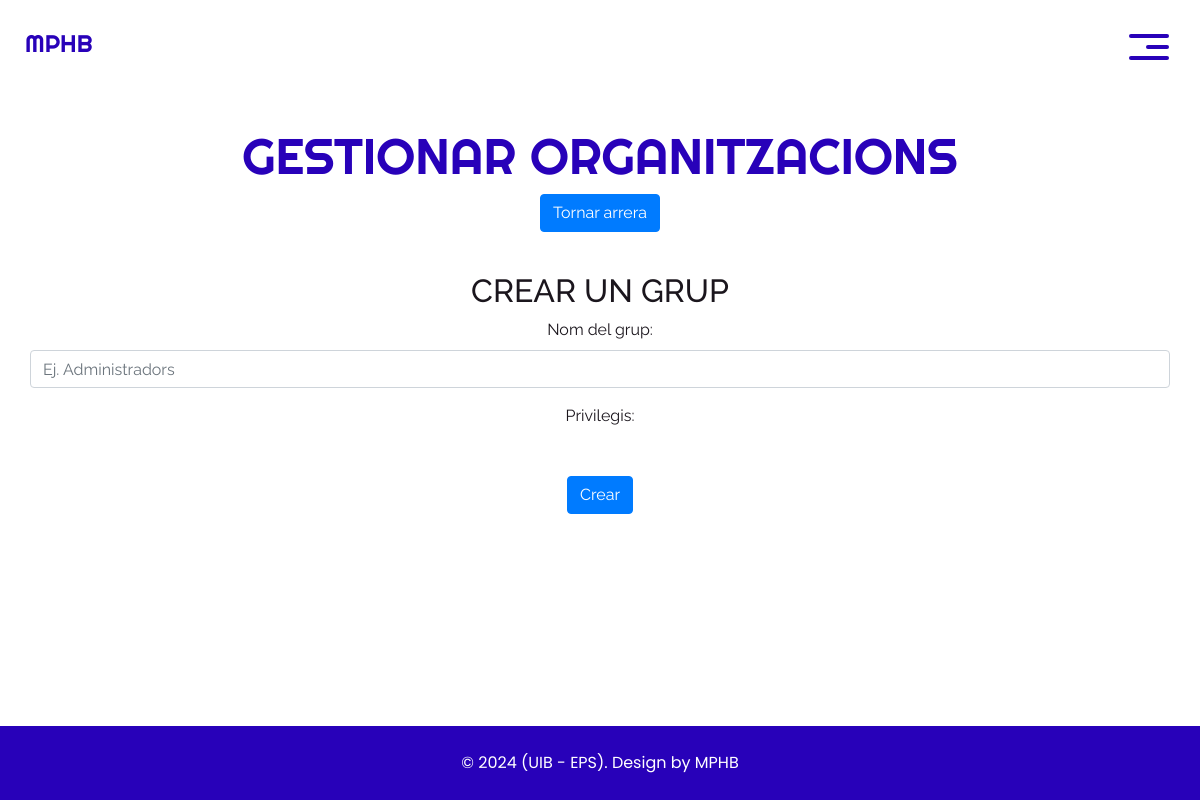
Page /crearGrupForm.php on the earlier database version.
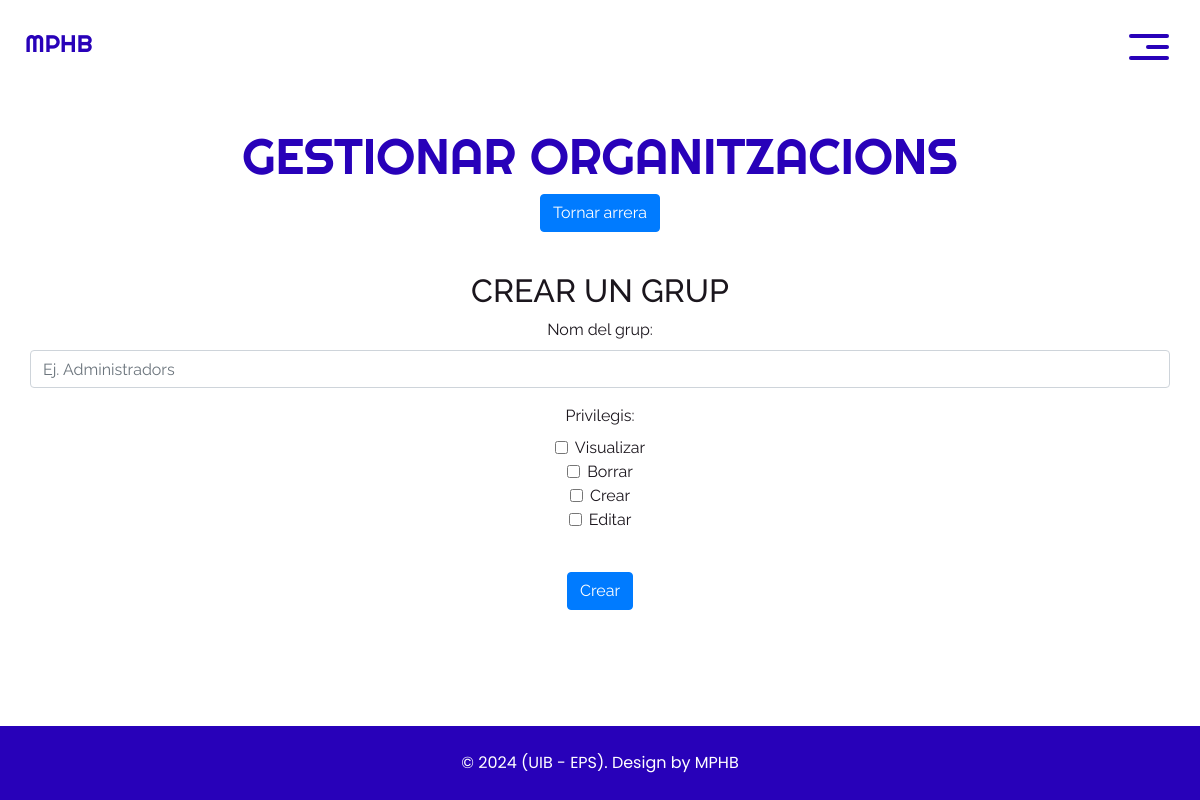
Same page on the later database version.
### tables this page shows
CREATE TABLE PRIVILEGI (
    tipus ENUM('Visualizar', 'Borrar', 'Crear', 'Editar') PRIMARY KEY
);

### crearGrupForm.php (the view, shortened to what this page needs)
<?php session_start();
$conn = Conexion::getConnection();
?>
<html>
<head>
    <link rel="stylesheet" type="text/css"
        href="https://cdnjs.cloudflare.com/ajax/libs/OwlCarousel2/2.1.3/assets/owl.carousel.min.css" />
    <link rel="stylesheet" type="text/css" href="css/bootstrap.css" />
    <link href="css/style.css" rel="stylesheet" />
    <link href="css/responsive.css" rel="stylesheet" />
</head>
<body>
    <div class="hero_area">
        <header class="header_section">
            <div class="container-fluid">
                <nav class="navbar navbar-expand-lg custom_nav-container">
                    <a class="navbar-brand" href="loginform.php">
                        <span>
                            MPHB
                        </span>
                    </a>
                    <div class="navbar-collapse" id="">
                        <div class="custom_menu-btn">
                            <button onclick="openNav()">
                                <span class="s-1"> </span>
                                <span class="s-2"> </span>
                                <span class="s-3"> </span>
                            </button>
                        </div>
                    </div>
                </nav>
            </div>
        </header>
    </div>
    <section class="about_section layout_paddingAbout"  style="min-height: calc(100vh - 200px);">
        <div class="container">
            <h2 class="text-uppercase">
                Gestionar Organitzacions
            </h2>
            <form>
                <div class="container">
                    <button type="submit" class="btn btn-primary" formaction="gestUsForm.php">Tornar arrera</button>
                </div>
            </form>
        </div>
        <div class="container">
            <form action="./src/vista/grupVista.php" method="post">
                <br>
                <h2>Crear un grup</h2>
                <div class="form-group">
                    <label for="nom">Nom del grup:</label>
                    <input type="text" id="nom" name="nom" class="form-control" required placeholder="Ej. Administradors">
                </div>
                <div class="form-group">
                    <label for="privilegis">Privilegis:</label>
                    <?php
                    $select = "SELECT tipus FROM PRIVILEGI";
                    $resultPrivilegis = mySQLi_query($conn, $select);
                    while ($fila = mySQLi_fetch_assoc($resultPrivilegis)) {
                        $privilegi = $fila['tipus'];
                        echo "<div class='form-check'>
                                <input class='form-check-input' type='checkbox' name='privilegis[]' value='$privilegi' id='$privilegi'>
                                <label class='form-check-label' for='$privilegi'>$privilegi</label>
                              </div>";
                    }
                    ?>
                </div>
                <br>
                <button type="submit" class="btn btn-primary">Crear</button>
            </form>
        </div>
    </section>
    <section class="container-fluid footer_section">
        <p>
            &copy; 2024 (UIB - EPS). Design by MPHB
        </p>
    </section>
</body>
</html>

Differences in the rows shown:
added privilegi: tipus "Visualizar"
added privilegi: tipus "Borrar"
added privilegi: tipus "Crear"
added privilegi: tipus "Editar"
